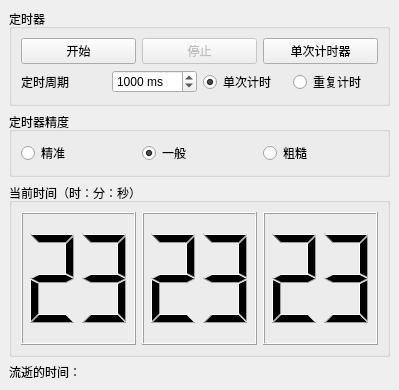
<?xml version="1.0" encoding="UTF-8"?>
<ui version="4.0">
 <class>QTimerDemo</class>
 <widget class="QMainWindow" name="QTimerDemo">
  <property name="geometry">
   <rect>
    <x>0</x>
    <y>0</y>
    <width>399</width>
    <height>390</height>
   </rect>
  </property>
  <property name="windowTitle">
   <string>QTimerDemo</string>
  </property>
  <widget class="QWidget" name="centralwidget">
   <layout class="QGridLayout" name="gridLayout_4">
    <item row="2" column="0">
     <widget class="QGroupBox" name="groupBox_3">
      <property name="sizePolicy">
       <sizepolicy hsizetype="Preferred" vsizetype="Expanding">
        <horstretch>0</horstretch>
        <verstretch>0</verstretch>
       </sizepolicy>
      </property>
      <property name="title">
       <string>当前时间（时：分：秒）</string>
      </property>
      <layout class="QGridLayout" name="gridLayout">
       <item row="0" column="0">
        <widget class="QLCDNumber" name="hourLCD">
         <property name="smallDecimalPoint">
          <bool>false</bool>
         </property>
         <property name="digitCount">
          <number>2</number>
         </property>
         <property name="mode">
          <enum>QLCDNumber::Mode::Dec</enum>
         </property>
         <property name="segmentStyle">
          <enum>QLCDNumber::SegmentStyle::Filled</enum>
         </property>
         <property name="value" stdset="0">
          <double>23.000000000000000</double>
         </property>
        </widget>
       </item>
       <item row="0" column="2">
        <widget class="QLCDNumber" name="secondLCD">
         <property name="digitCount">
          <number>2</number>
         </property>
         <property name="value" stdset="0">
          <double>23.000000000000000</double>
         </property>
        </widget>
       </item>
       <item row="0" column="1">
        <widget class="QLCDNumber" name="minuteLCD">
         <property name="digitCount">
          <number>2</number>
         </property>
         <property name="value" stdset="0">
          <double>23.000000000000000</double>
         </property>
        </widget>
       </item>
      </layout>
     </widget>
    </item>
    <item row="0" column="0">
     <widget class="QGroupBox" name="groupBox">
      <property name="title">
       <string>定时器</string>
      </property>
      <layout class="QGridLayout" name="gridLayout_2">
       <item row="0" column="0">
        <layout class="QHBoxLayout" name="horizontalLayout_2">
         <item>
          <widget class="QPushButton" name="startBtn">
           <property name="text">
            <string>开始</string>
           </property>
          </widget>
         </item>
         <item>
          <widget class="QPushButton" name="stopBtn">
           <property name="enabled">
            <bool>false</bool>
           </property>
           <property name="text">
            <string>停止</string>
           </property>
          </widget>
         </item>
         <item>
          <widget class="QPushButton" name="singleBtn">
           <property name="text">
            <string>单次计时器</string>
           </property>
          </widget>
         </item>
        </layout>
       </item>
       <item row="1" column="0">
        <layout class="QHBoxLayout" name="horizontalLayout">
         <item>
          <widget class="QLabel" name="label">
           <property name="text">
            <string>定时周期</string>
           </property>
          </widget>
         </item>
         <item>
          <widget class="QSpinBox" name="delaySpin">
           <property name="suffix">
            <string> ms</string>
           </property>
           <property name="maximum">
            <number>60000</number>
           </property>
           <property name="value">
            <number>1000</number>
           </property>
          </widget>
         </item>
         <item>
          <widget class="QRadioButton" name="onceRadio">
           <property name="text">
            <string>单次计时</string>
           </property>
           <property name="checked">
            <bool>true</bool>
           </property>
          </widget>
         </item>
         <item>
          <widget class="QRadioButton" name="repeatRadio">
           <property name="text">
            <string>重复计时</string>
           </property>
          </widget>
         </item>
        </layout>
       </item>
      </layout>
     </widget>
    </item>
    <item row="1" column="0">
     <widget class="QGroupBox" name="groupBox_2">
      <property name="sizePolicy">
       <sizepolicy hsizetype="Preferred" vsizetype="Preferred">
        <horstretch>0</horstretch>
        <verstretch>0</verstretch>
       </sizepolicy>
      </property>
      <property name="title">
       <string>定时器精度</string>
      </property>
      <layout class="QGridLayout" name="gridLayout_3">
       <item row="0" column="0">
        <widget class="QRadioButton" name="preciseRadio">
         <property name="text">
          <string>精准</string>
         </property>
        </widget>
       </item>
       <item row="0" column="1">
        <widget class="QRadioButton" name="normalRadio">
         <property name="text">
          <string>一般</string>
         </property>
         <property name="checked">
          <bool>true</bool>
         </property>
        </widget>
       </item>
       <item row="0" column="2">
        <widget class="QRadioButton" name="crudeRadio">
         <property name="text">
          <string>粗糙</string>
         </property>
        </widget>
       </item>
      </layout>
     </widget>
    </item>
    <item row="3" column="0">
     <widget class="QLabel" name="passtimeLabel">
      <property name="text">
       <string>流逝的时间：</string>
      </property>
     </widget>
    </item>
   </layout>
  </widget>
 </widget>
 <resources/>
 <connections/>
</ui>
